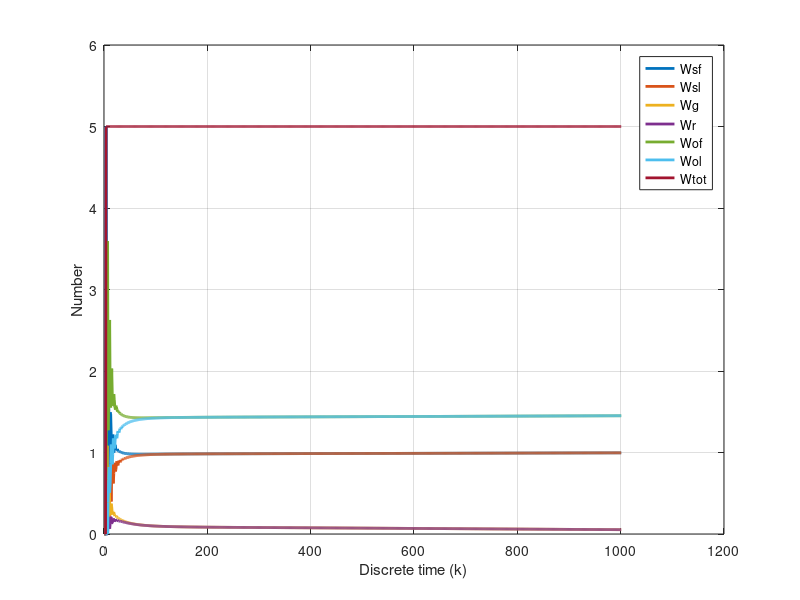
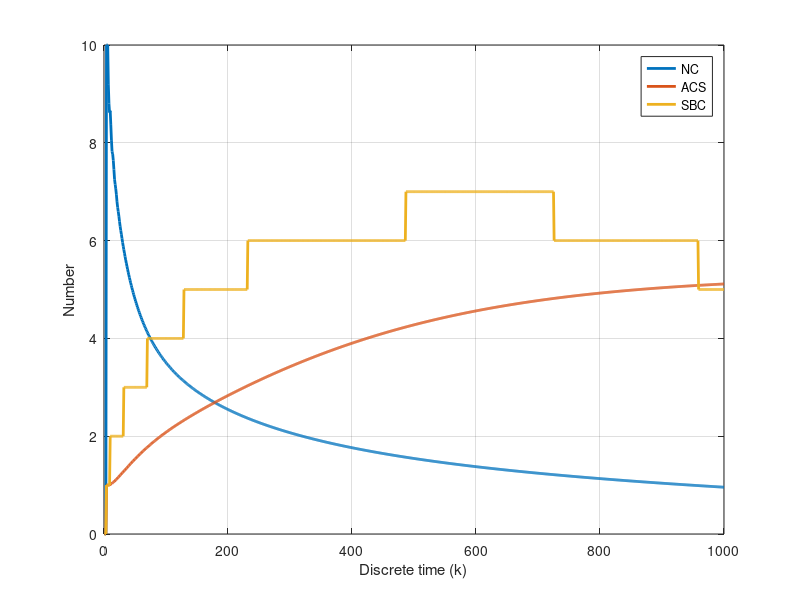
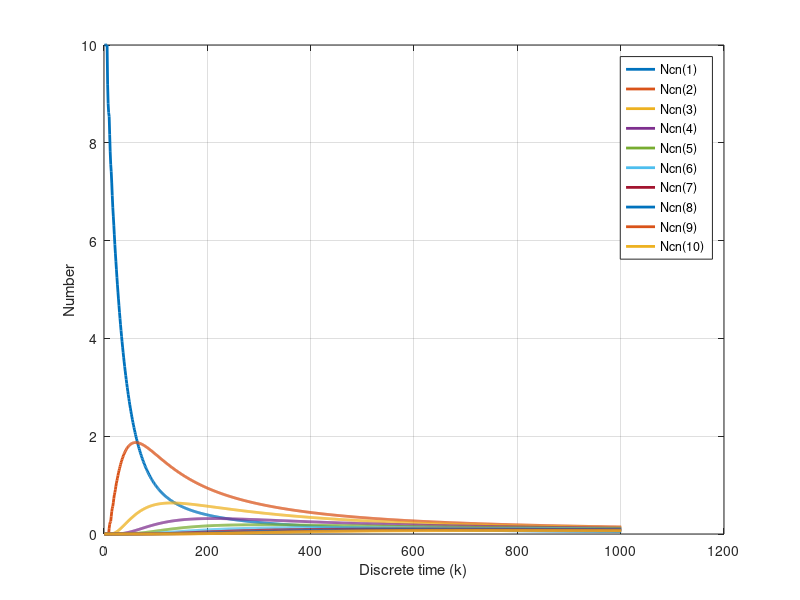
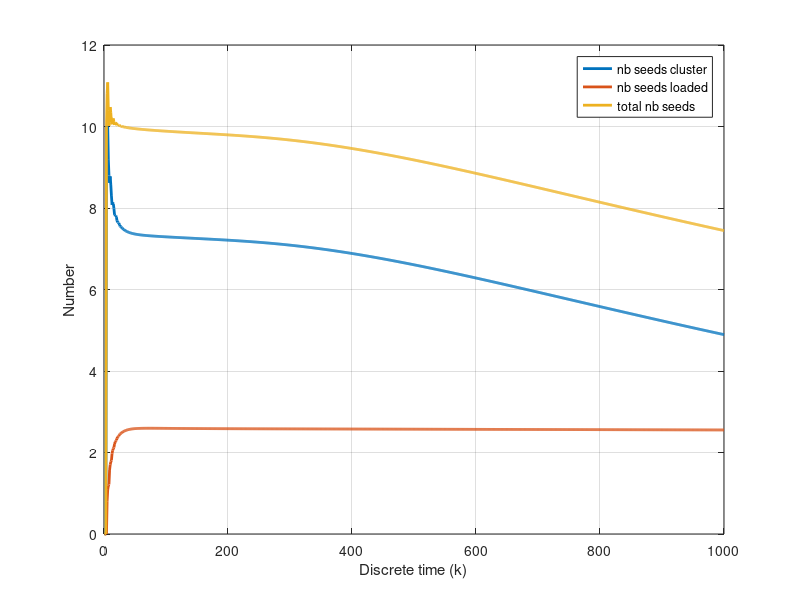

MATLAB code to generate these figures, in order:
% Usual cleaning
clc
close all
clear all

% Debugging
debugging = 0;
verbose = 1;

% Initialize parameters
Nr = 5; % Total number of robots
Ns = 10; % Total number of seeds
Wsf0 = Nr; % Number of robots in search-free state
Wsl0 = 0; % Number of robots in search-loaded state
Wr0 = 0; % Number of robots in releasing state
Wg0 = 0; % Number of robots in gripping state
Wof0 = 0; % Number of robots in obstacle avoidance-free state
Wol0 = 0; % Number of robots in obstacle avoidance-floaded state
k_sim = 1000; %10080; % Total simulation time
vr = 0.08; %average robot speed, m/s
rs = 0.1; %detection radius of the distance sensor
ds = 2*rs; %detection distance of the sensor
da = 1; % edge of the arena
Aa = da^2; % Area of the arena, m^2
Ts = 1; % Sample time, s
Trg = 2; % Releasing and gripping delay, s
Toa = 3; % Obstacle avoidance delay, s
alpha_inc = 60; % Construction angle
alpha_dec = 60; % Destruction angle
Td_max = max(Trg,Toa)+1; % Simulation start
p_thr_sbc = 0.1; % Probability threshold for size of the biggest cluster

% Allocate variables
Wsf = zeros(k_sim,1);
Wsl = zeros(k_sim,1);
Wr = zeros(k_sim,1);
Wg = zeros(k_sim,1);
Wof = zeros(k_sim,1);
Wol = zeros(k_sim,1);
Ncn = zeros(k_sim,Ns,1); % Number of clusters of size n (max Ns)
NC = zeros(k_sim,1); % Number of clusters NC
ACS = zeros(k_sim,1); % Average cluster size ACS
SBC = zeros(k_sim,1);

p1 = zeros(k_sim,1);
p2 = zeros(k_sim,1);
nb_seeds_loaded = zeros(k_sim,1);
nb_seeds_in_cluster = zeros(k_sim,1);
inc_rate = zeros(k_sim,1);
dec_rate = zeros(k_sim,1);

% Initialize variables
Wsf(Td_max) = Wsf0;
Wsl(Td_max) = Wsl0;
Wr(Td_max) = Wr0;
Wg(Td_max) = Wg0;
Wol(Td_max) = Wol0;
Wof(Td_max) = Wof0;
Ncn(1:Td_max,1) = Ns;
NC(Td_max) = 0;
ACS(Td_max) = 0;
SBC(Td_max) = 0;

p_wall = (da^2 - (da-ds)^2)/Aa; %vr/(da-2*ds)
p_robot = (Nr-1)*(pi*rs^2)/Aa;

p3 = p_wall + p_robot;
p4 = p_wall + p_robot;

penc = zeros(Ns,1);
pdec = zeros(Ns,1);
pinc = zeros(Ns,1);
for n = 1:Ns % iteration: [1,Ns] <-> cluster size: [1,Ns]        
%     penc(n) = n*(pi*rs^2)/Aa;
    penc(n) = n*(Ts*vr*ds)/Aa;
    if n == 1
        pdec(n) = penc(n);
        pinc(n) = penc(n);
    else
        pdec(n) = (alpha_dec/180) * penc(n);       
        pinc(n) = (alpha_inc/180) * penc(n);
    end
end
if(verbose)
    disp(["pdec= ", pdec(:)']);
    disp(["pinc= ", pinc(:)']);
end

% Perform the simulation
for k = Td_max:k_sim

    for n = 1:Ns % iteration: [1,Ns] <-> cluster size: [1,Ns]           
        if n == 1 % loaded robot does not drop seed in free space
            Ncn(k+1,n) = Ncn(k,n) - pdec(n)*Ncn(k-Trg,n)*Wsf(k-Trg) + pdec(n+1)*Ncn(k-Trg,n+1)*Wsf(k-Trg) ...
                                  - pinc(n)*Ncn(k,n)*Wsl(k);

            inc_rate(k) = inc_rate(k) + pinc(n)*Ncn(k,n)*Wsl(k);
            dec_rate(k) = dec_rate(k) + pdec(n)*Ncn(k,n)*Wsf(k) + pdec(n+1)*Ncn(k-Trg,n+1)*Wsf(k-Trg);
        elseif n == Ns % no larger clusters than of size Ns exist
            Ncn(k+1,n) = Ncn(k,n) - pdec(n)*Ncn(k-Trg,n)*Wsf(k-Trg) + pinc(n-1)*Ncn(k-Trg,n-1)*Wsl(k-Trg);

            inc_rate(k) = inc_rate(k) + pinc(n-1)*Ncn(k-Trg,n-1)*Wsl(k-Trg);
            dec_rate(k) = dec_rate(k) + pdec(n)*Ncn(k,n)*Wsf(k);
        else
            Ncn(k+1,n) = Ncn(k,n) - pdec(n)*Ncn(k-Trg,n)*Wsf(k-Trg) + pdec(n+1)*Ncn(k-Trg,n+1)*Wsf(k-Trg) ...
                                  - pinc(n)*Ncn(k,n)*Wsl(k) + pinc(n-1)*Ncn(k-Trg,n-1)*Wsl(k-Trg);

            inc_rate(k) = inc_rate(k) + pinc(n)*Ncn(k,n)*Wsl(k) + pinc(n-1)*Ncn(k-Trg,n-1)*Wsl(k-Trg);
            dec_rate(k) = dec_rate(k) + pdec(n)*Ncn(k,n)*Wsf(k) + pdec(n+1)*Ncn(k-Trg,n+1)*Wsf(k-Trg);

        end                          

        if debugging
            % ERROR verification: Ncn range
            if Ncn(k+1,n) < 0
                disp("ERROR: Ncn < 0");
                disp(["iteration =", k, "nb. seeds", n, "Ncn=", Ncn(k+1,n)]);
                break;
            elseif Ncn(k+1,n) > Ns
                disp("ERROR: Ncn > Ns");
                disp(["iteration =", k, "nb. seeds", n, "Ncn=", Ncn(k+1,n)]);
                break;
            end
        end

        p1(k) = p1(k) + pdec(n)*Ncn(k,n);
        p2(k) = p2(k) + pinc(n)*Ncn(k,n);
    end

    if debugging
        % ERROR verification: p1 and p2 range
        % ERROR verification: p1 and p2 range
        if p1(k)<0 || p1(k)>1
            disp("ERROR: p1 out of range");
            disp(["iteration =", k, "p1=", p1(k)]);
            disp(["pdec", round(pdec(:)',2)]);
            disp(["Ncn", Ncn(k,:)]);
            break;
        end
        if p2(k)<0 || p2(k)>1
            disp("ERROR: p2 out of range");
            disp(["iteration =", k, "p2=", p2(k)]);
            disp(["pdec", pinc(:)]);
            disp(["Ncn", Ncn(k,:)]);
            break;
        end
    end
    

    
    Wsf(k+1) = Wsf(k) - p3*(Wsf(k)-Wsf(k-Toa)) - p1(k)*Wsf(k) + p2(k-Trg)*Wsl(k-Trg);
    Wof(k+1) = Wof(k) + p3*(Wsf(k)-Wsf(k-Toa));
    Wg(k+1) = Wg(k) + p1(k)*Wsf(k) - p1(k-Trg)*Wsf(k-Trg);
    Wsl(k+1) = Wsl(k) - p4*(Wsl(k)-Wsl(k-Toa)) - p2(k)*Wsl(k) + p1(k-Trg)*Wsf(k-Trg);
    Wol(k+1) = Wol(k) + p4*(Wsl(k)-Wsl(k-Toa));
    Wr(k+1) = Wr(k) + p2(k)*Wsl(k) - p2(k-Trg)*Wsl(k-Trg);


    
    % ERROR verification: Wtot
    if debugging
        Wtot = Wsf(k)+Wof(k)+Wg(k)+Wsl(k)+Wol(k)+Wr(k);
        if abs(Wtot-Nr) > p_thr_sbc
            disp("ERROR: Wtot not equal to Nr");
            disp(["iteration =", k, "Wtot=", Wtot]);
            break;
        end
    end
    
    % calc. nb. seeds loaded by a robot (incl. gripping and releasing)
    nb_seeds_loaded(k+1) = nb_seeds_loaded(k) + p1(k)*Wsf(k) - p2(k-Trg)*Wsl(k-Trg);

    % ERROR verification: nb. seeds loaded
    if debugging
        if abs(nb_seeds_loaded-Wsl(k)-Wol(k)-Wg(k)-Wr(k)) > p_thr_sbc
            disp("ERROR: nb. seeds loaded not consistent");
            disp(["iteration =", k, "nb_seeds_loaded=", nb_seeds_loaded(k)]);
            disp(["Wsf", Wsf(k), "Wsl", Wsl(k), "Wof", Wof(k), "Wol", Wol(k), "Wg", Wg(k), "Wr", Wr(k)]);
            break;
        end
    end


    % Metric NC: nb. clusters
    NC(k) = sum(Ncn(k,1:Ns));
    
    % Metric SBC: size of largest cluster
    for n = 1:Ns % iteration: [1,Ns] <-> cluster size: [1,Ns]          
        if Ncn(k,n) > p_thr_sbc % choosing threshold because it is probabilistic
            SBC(k) = n;
        end
    end

    % Metric ACS: avg. cluster size
    for n = 1:Ns % calc. nb. seeds inside all clusters
        nb_seeds_in_cluster(k) = nb_seeds_in_cluster(k) + n*Ncn(k,n); 
    end
    ACS(k) = nb_seeds_in_cluster(k)/NC(k);

    
     

    % ERROR verification: conservation of nb. of seeds  
    if debugging 
        if abs(nb_seeds_in_cluster(k)+nb_seeds_loaded(k)-Ns) > p_thr_sbc
            disp("ERROR: nb. seeds not conserved");
            disp(["iteration =", k, "nb_seeds_in_cluster=", nb_seeds_in_cluster(k), ...
                  "nb_seeds_loaded=", nb_seeds_loaded(k)]);
            disp(["n=", n,"Ncn=", Ncn(k,:)]);
            break;
        end
    end
    
    
end


%%
% Plot number of robots in each state
figure
plot(Wsf,'LineWidth',2)
hold on
grid on
plot(Wsl,'LineWidth',2)
hold on
plot(Wg,'LineWidth',2)
hold on
plot(Wr,'LineWidth',2)
hold on
plot(Wof,'LineWidth',2)
hold on
plot(Wol,'LineWidth',2)
hold on
plot(Wsf + Wsl + Wg + Wr + Wof + Wol, 'LineWidth',2);
legend('Wsf','Wsl','Wg','Wr','Wof','Wol','Wtot');
xlabel('Discrete time (k)');
ylabel('Number');

% Plot metrics
figure
plot(NC,'LineWidth',2)
hold on
grid on
plot(ACS,'LineWidth',2)
hold on
plot(SBC,'LineWidth',2)
legend('NC','ACS','SBC');
xlabel('Discrete time (k)');
ylabel('Number');

% Plot nb. clusters of size n
figure
for n = 1:Ns
    plot(Ncn(:,n),'LineWidth',2)
    hold on
    grid on
end
legend('Ncn(1)','Ncn(2)','Ncn(3)','Ncn(4)','Ncn(5)','Ncn(6)','Ncn(7)', ...
        'Ncn(8)','Ncn(9)','Ncn(10)');
xlabel('Discrete time (k)');
ylabel('Number');

% Plot nb seeds inside cluster and loaded
figure
plot(nb_seeds_in_cluster,'LineWidth',2)
hold on
grid on
plot(nb_seeds_loaded(1:k_sim),'LineWidth',2)
hold on
grid on
plot(nb_seeds_in_cluster+nb_seeds_loaded(1:k_sim),'LineWidth',2)
legend('nb seeds cluster', 'nb seeds loaded', 'total nb seeds');
xlabel('Discrete time (k)');
ylabel('Number');


% Plot prob. p1 and p2
figure
plot(p1,'LineWidth',2)
hold on
grid on
plot(p2,'LineWidth',2)
legend('p1', 'p2');
xlabel('Discrete time (k)');
ylabel('Number');

% Plot increase and decrease rate
figure
plot(inc_rate,'LineWidth',2)
hold on
grid on
plot(dec_rate,'LineWidth',2)
legend('inc rate', 'dec rate');
xlabel('Discrete time (k)');
ylabel('Number');



